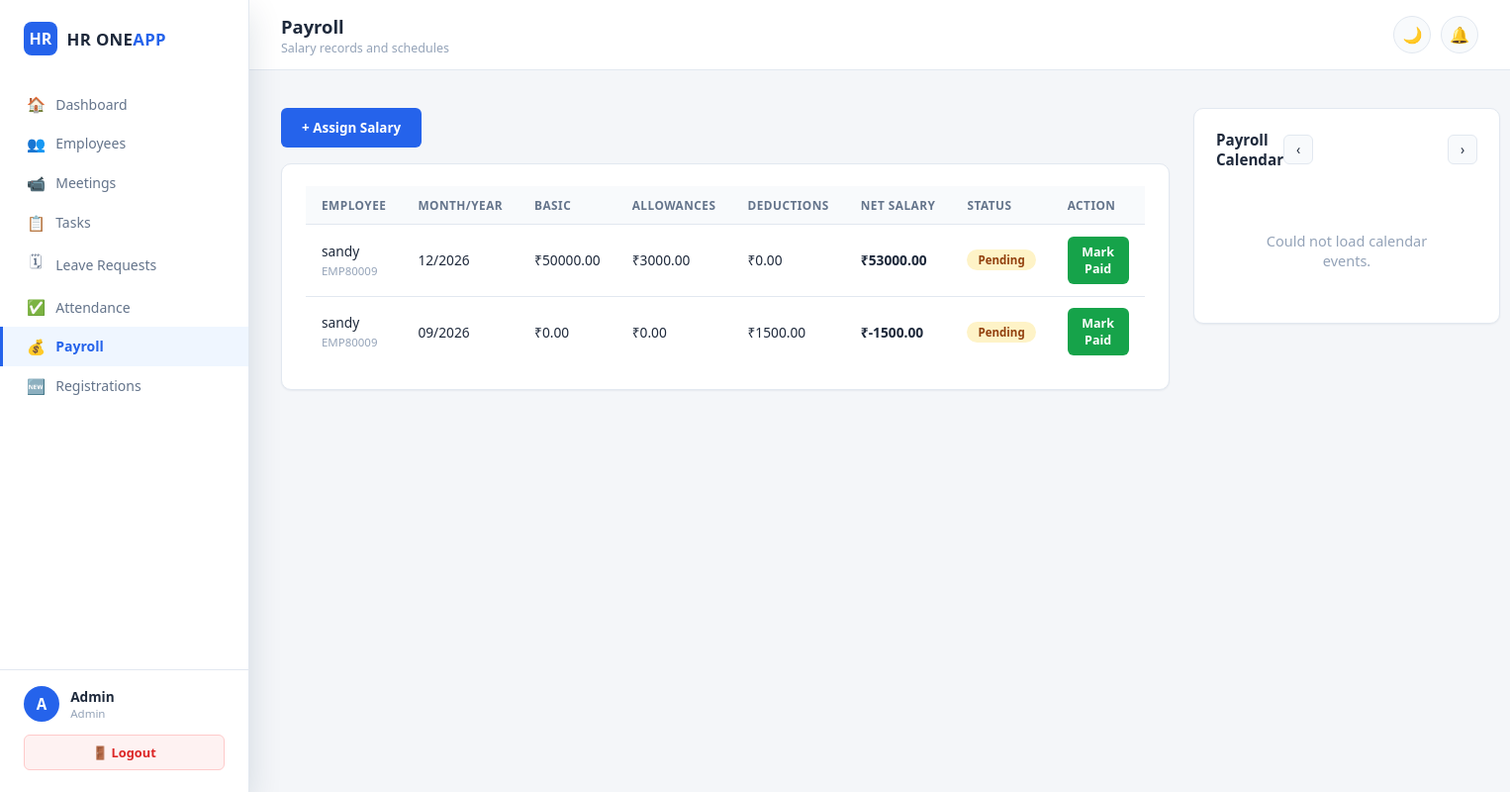
The page /payroll/ (signed in) on the database its author committed.
### models.py (models this page shows, shortened)
class Payroll(db.Model):
    __tablename__ = 'payroll'
    id           = db.Column(db.Integer, primary_key=True)
    employee_id  = db.Column(db.Integer, db.ForeignKey('employees.id'), nullable=False)
    month        = db.Column(db.Integer, nullable=False)
    year         = db.Column(db.Integer, nullable=False)
    basic_salary = db.Column(db.Float, default=0.0)
    allowances   = db.Column(db.Float, default=0.0)
    deductions   = db.Column(db.Float, default=0.0)   # manual deductions, set via Payroll > Assign Salary
    leave_days_used     = db.Column(db.Float, default=0.0)   # approved leave days counted for this month
    leave_deduction_rate= db.Column(db.Float)                 # admin-entered ₹/day rate, if any excess applied
    leave_deduction      = db.Column(db.Float, default=0.0)   # excess_days * rate
    net_salary   = db.Column(db.Float, default=0.0)
    status       = db.Column(db.String(20), default='pending')   # pending|paid
    pay_date     = db.Column(db.Date)            # scheduled salary release date
    tax_due_date = db.Column(db.Date)             # tax submission date
    paid_on      = db.Column(db.DateTime)
    created_by   = db.Column(db.Integer, db.ForeignKey('users.id'))
    created_at   = db.Column(db.DateTime, default=datetime.utcnow)
    employee = db.relationship('Employee', backref='payroll_records', lazy=True)

class User(db.Model):
    __tablename__ = 'users'
    id            = db.Column(db.Integer, primary_key=True)
    name          = db.Column(db.String(100), nullable=False)
    email         = db.Column(db.String(150), unique=True, nullable=False)
    password_hash = db.Column(db.String(256), nullable=False)
    role          = db.Column(db.String(20), default='employee')   # admin | hr | employee
    is_active     = db.Column(db.Boolean, default=True)
    approval_status  = db.Column(db.String(20), default='approved')  # approved|pending|rejected
    approved_by      = db.Column(db.Integer, db.ForeignKey('users.id'), nullable=True)
    approved_at      = db.Column(db.DateTime, nullable=True)
    rejection_reason = db.Column(db.String(500), nullable=True)
    created_at    = db.Column(db.DateTime, default=datetime.utcnow)

class Employee(db.Model):
    __tablename__   = 'employees'
    id              = db.Column(db.Integer, primary_key=True)
    user_id         = db.Column(db.Integer, db.ForeignKey('users.id'), nullable=False)
    department_id   = db.Column(db.Integer, db.ForeignKey('departments.id'), nullable=True)
    employee_code   = db.Column(db.String(20), unique=True, nullable=False)
    phone           = db.Column(db.String(15))
    address         = db.Column(db.Text)
    date_of_birth   = db.Column(db.Date)
    date_of_joining = db.Column(db.Date, default=datetime.utcnow)
    designation     = db.Column(db.String(100))
    salary          = db.Column(db.Float, default=0.0)
    probation_end   = db.Column(db.Date)
    contract_end    = db.Column(db.Date)
    leave_balance   = db.Column(db.Float, default=20.0)   # remaining annual leave days; half-day = 0.5
    created_at      = db.Column(db.DateTime, default=datetime.utcnow)
    user = db.relationship('User', backref='employee_profile', lazy=True)

### routes/payroll.py (the view)
@payroll_bp.route('/')
@admin_required
def index():
    page = request.args.get('page', 1, type=int)
    q = db.session.query(Payroll, Employee, User).join(
        Employee, Payroll.employee_id == Employee.id).join(
        User, Employee.user_id == User.id
    ).order_by(Payroll.year.desc(), Payroll.month.desc())
    pagination = q.paginate(page=page, per_page=20, error_out=False)
    records = pagination.items
    return render_template('payroll/index.html', records=records, pagination=pagination)

### templates/payroll/index.html (shortened to what this page needs)
{% extends "base.html" %}
{% block page_title %}Payroll{% endblock %}
{% block breadcrumb %}<p class="crumb">Salary records and schedules</p>{% endblock %}
{% block content %}
<div class="two-col">
  <div>
    <div style="margin-bottom:1rem;">
      <a href="{{ url_for('payroll.assign') }}" class="btn btn-primary">+ Assign Salary</a>
    </div>
    <div class="card">
    <div class="table-wrap">
    <table class="table">
      <thead><tr><th>Employee</th><th>Month/Year</th><th>Basic</th><th>Allowances</th><th>Deductions</th><th>Net Salary</th><th>Status</th><th>Action</th></tr></thead>
      <tbody>
      {% for p, emp, user in records %}
      <tr>
        <td>{{ user.name }}<br/><small style="color:var(--text-faint);">{{ emp.employee_code }}</small></td>
        <td>{{ '%02d'|format(p.month) }}/{{ p.year }}</td>
        <td>₹{{ '%.2f'|format(p.basic_salary) }}</td>
        <td>₹{{ '%.2f'|format(p.allowances) }}</td>
        <td>₹{{ '%.2f'|format(p.deductions) }}</td>
        <td><strong>₹{{ '%.2f'|format(p.net_salary) }}</strong></td>
        <td><span class="badge-pill {{ 'badge-green' if p.status=='paid' else 'badge-orange' }}">{{ p.status | capitalize }}</span></td>
        <td>
          {% if p.status == 'pending' %}
          <form method="POST" action="{{ url_for('payroll.mark_paid', payroll_id=p.id) }}" style="display:inline">
            <button class="btn btn-sm btn-success">Mark Paid</button>
          </form>
          {% else %}<span style="color:var(--text-faint);">Paid</span>{% endif %}
        </td>
      </tr>
      {% else %}
      <tr><td colspan="8" class="empty-state">No payroll records yet.</td></tr>
      {% endfor %}
      </tbody>
    </table>
    </div>
    </div>
  </div>
  <div class="cal-wrap" id="payroll-cal"></div>
</div>
{% endblock %}

### static/css/style.css (style rules this page uses)
:root { --navy: #0f2747; --navy-light: #1e3a5f; --navy-soft: #f0f4f8; --accent: #2563eb; --accent-soft: #eff6ff; --success: #16a34a; --danger: #dc2626; --warning: #d97706; --purple: #7c3aed; --bg: #f4f6f9; --surface: #ffffff; --surface-2: #f8fafc; --border: #e2e8f0; --text: #1e293b; --text-muted: #64748b; --text-faint: #94a3b8; --radius-sm: 6px; --radius: 10px; --radius-lg: 14px; --shadow-sm: 0 1px 2px rgba(15,39,71,.06); --shadow: 0 2px 8px rgba(15,39,71,.08); --shadow-lg: 0 12px 32px rgba(15,39,71,.14); }
* { margin:0;padding:0;box-sizing:border-box; }
html,body { height:100%; }
body { font-family:'Segoe UI',-apple-system,BlinkMacSystemFont,'Inter',sans-serif; background:var(--bg); color:var(--text); transition:background .25s,color .25s; font-size:14.5px; }
a { text-decoration:none;color:inherit; }
button { font-family:inherit; }
.topbar .crumb { font-size:.78rem;color:var(--text-faint);margin-top:1px; }
.card { background:var(--surface);border-radius:var(--radius);padding:1.4rem 1.5rem; box-shadow:var(--shadow-sm);border:1px solid var(--border);margin-bottom:1.5rem; }
.two-col { display:grid;grid-template-columns:1.3fr 1fr;gap:1.5rem;align-items:start; }
.table-wrap { overflow-x:auto; }
.table { width:100%;border-collapse:collapse;font-size:.86rem; }
.table th { background:var(--surface-2);padding:.7rem 1rem;text-align:left;font-size:.74rem; color:var(--text-muted);text-transform:uppercase;letter-spacing:.04em;border-bottom:1px solid var(--border); font-weight:700;white-space:nowrap; }
.table td { padding:.7rem 1rem;border-bottom:1px solid var(--border);vertical-align:middle; }
.table tr:last-child td { border-bottom:none; }
.btn { display:inline-flex;align-items:center;gap:.4rem;padding:.62rem 1.25rem; border-radius:var(--radius-sm);font-size:.84rem;font-weight:600;cursor:pointer;border:1px solid transparent; transition:.15s; }
.btn-primary { background:var(--accent);color:#fff; }
.btn-success { background:var(--success);color:#fff; }
.btn-sm { padding:.4rem .85rem;font-size:.78rem; }
.badge-pill { display:inline-block;padding:3px 11px;border-radius:20px;font-size:.72rem;font-weight:700; }
.badge-orange { background:#fef3c7;color:#92400e; }
.cal-wrap { background:var(--surface);border:1px solid var(--border);border-radius:var(--radius); padding:1.3rem 1.4rem;box-shadow:var(--shadow-sm); }

### rows shown on the page
Payroll: name "sandy", employee_code "EMP80009", month "12", year "2026", basic_salary "50000.00", allowances "3000.00", deductions "0.00", net_salary "53000.00", status "Pending"
Payroll: name "sandy", employee_code "EMP80009", month "09", year "2026", basic_salary "0.00", allowances "0.00", deductions "1500.00", net_salary "-1500.00", status "Pending"

### other values the page prints
{{ session.user_name[0] | upper }} "A"
{{ session.user_name }} "Admin"
{{ session.user_role | capitalize }} "Admin"
